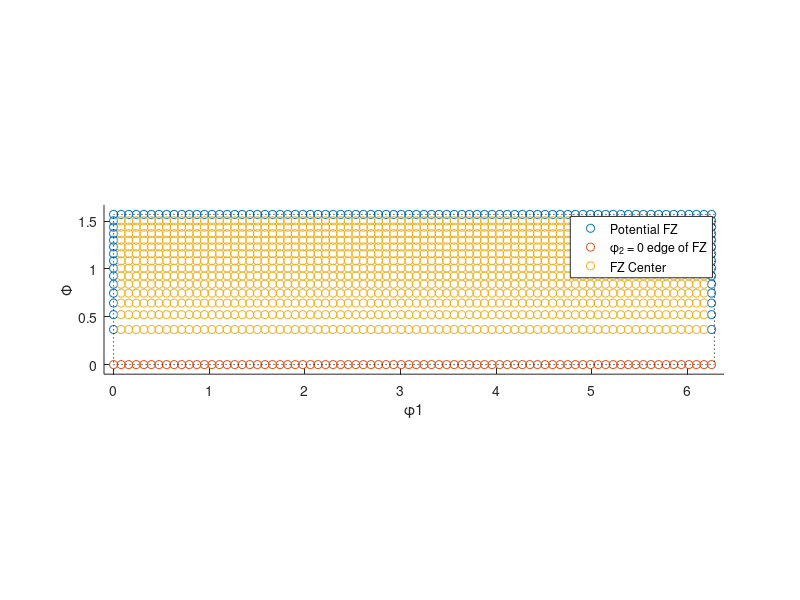

Here is the MATLAB script that generated this plot: (Note: this script raises an error after producing the figure.)
v_phi1 = linspace(0,2*pi()-.03,80);
v_Phi = acos(linspace(0,1,16));

[X,Y] = meshgrid(v_phi1,v_Phi);

% kaled = [X(:,1),Y(:,1);X(1,2:end)',Y(1,2:end)';X(2:end-1,end),Y(2:end-1,end)];
kaled = [X(1:end-1,end),Y(1:end-1,end);X(1:end-1,1),Y(1:end-1,1); X(1,2:end-1)',Y(1,2:end-1)'];
exte = [X(end,1:end)',Y(end,1:end)'];
Xcent = X(2:end-1,2:end-1);
Ycent = Y(2:end-1,2:end-1);
cent = [Xcent(:),Ycent(:)];

close('all')

figure(1)
scatter(kaled(:,1),kaled(:,2),'ro')
hold on
scatter(exte(:,1),exte(:,2),'bo')
scatter(cent(:,1),cent(:,2),'go')
plot([0,2*pi,2*pi,0,0],[0,0,pi/2,pi/2,0],'k:')
axis equal
axis([ -.1 2*pi+.1 -.1 pi/2+.1])
xlabel('\phi1'); ylabel('\Phi')
legend('Potential FZ','\phi_2 = 0 edge of FZ','FZ Center')
hold off

%%

for ii = 1:length(kaled(:,1))
    tmp = gsh_hcp_tri_L_7(kaled(ii,1),kaled(ii,2),0);
%     tmp = GSH_Hexagonal_Triclinic(kaled(ii,1),kaled(ii,2),0);
    kaledgsh(ii,:) = [real(tmp(2:3)'),tmp(4),imag(tmp(5:6)'),real(tmp(7:10)'),tmp(11),imag(tmp(12:15)')];
end

for ii = 1:length(exte(:,1))
    tmp = gsh_hcp_tri_L_7(exte(ii,1),exte(ii,2),0);
%     tmp = GSH_Hexagonal_Triclinic(exte(ii,1),exte(ii,2),0);
    extegsh(ii,:) = [real(tmp(2:3)'),tmp(4),imag(tmp(5:6)'),real(tmp(7:10)'),tmp(11),imag(tmp(12:15)')];
end

for ii = 1:length(cent(:,1))
    tmp = gsh_hcp_tri_L_7(cent(ii,1),cent(ii,2),0);
%     tmp = GSH_Hexagonal_Triclinic(cent(ii,1),cent(ii,2),0);
    centgsh(ii,:) = [real(tmp(2:3)'),tmp(4),imag(tmp(5:6)'),real(tmp(7:10)'),tmp(11),imag(tmp(12:15)')];
end


%% 3D images of GSH coefficients

color = hsv(20);

compA = 3;
compB = 4;
compC = 9;

figure(2)
plot3(kaledgsh(:,compA),kaledgsh(:,compB),kaledgsh(:,compC),...
    'LineStyle','none','MarkerEdgeColor','k','Marker','o',...
    'MarkerFaceColor',color(1,:))
hold on
plot3(extegsh(:,compA),extegsh(:,compB),extegsh(:,compC),...
    'LineStyle','none','MarkerEdgeColor','k','Marker','s',...
    'MarkerFaceColor',color(13,:))
plot3(centgsh(:,compA),centgsh(:,compB),centgsh(:,compC),...
    'LineStyle','none','MarkerEdgeColor','k','Marker','v',...
    'MarkerFaceColor',color(8,:))
hold off

legend('Potential FZ','\Phi = 0 edge of FZ','FZ Center')
xlabel(['gsh',int2str(compA)]);
ylabel(['gsh',int2str(compB)]);
zlabel(['gsh',int2str(compC)]);
axis tight equal; grid on;

% %% Save 2D images of GSH coefficients
% 
% ims = {}
% 
% for comp = 1:14
% 
%     compA = 1;
%     compB = comp;
%     
%     figure(3)
%     plot(kaledgsh(:,compA),kaledgsh(:,compB),...
%         'LineStyle','none','MarkerEdgeColor','k','Marker','o',...
%         'MarkerFaceColor',color(1,:))
%     hold on
%     plot(extegsh(:,compA),extegsh(:,compB),...
%         'LineStyle','none','MarkerEdgeColor','k','Marker','s',...
%         'MarkerFaceColor',color(13,:))
%     plot(centgsh(:,compA),centgsh(:,compB),...
%         'LineStyle','none','MarkerEdgeColor','k','Marker','v',...
%         'MarkerFaceColor',color(8,:))
%     hold off
% 
%     legend('Potential FZ','\Phi = 0 edge of FZ','FZ Center')
%     xlabel(['gsh',int2str(compA)]);
%     ylabel(['gsh',int2str(compB)]);
%     axis tight equal; grid on;
%     
%     ims{comp} = fullfile( 'gshplt', sprintf('gshplt_%i_%i.png',compA,compB) );
%     saveas( gcf, ims{comp} )
% 
% end
